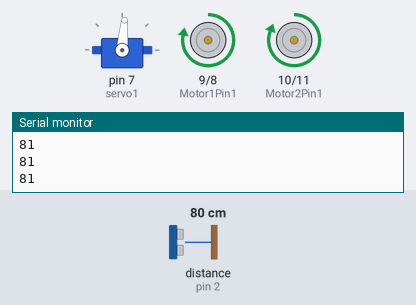
A sketch run on a simulated Arduino Uno, built with avr-gcc and run on an emulated ATmega328P. Parts: servo, motor-driver pin pairs drawn as motors (green arrow = first pin HIGH = forward, orange = second pin HIGH = backward, longer = more drive, scaled by the enable pin), the last lines printed to the serial monitor. The test bench sets the inputs (shaded band); at power-on: distance to the obstacle (sensor on pin 2) 80 cm. The echo pulse lasts 58.3 µs per cm.

Above: at 1.2 s.
1.3 s: distance to the obstacle (sensor on pin 2) set to 2 cm
At 1.52 s:
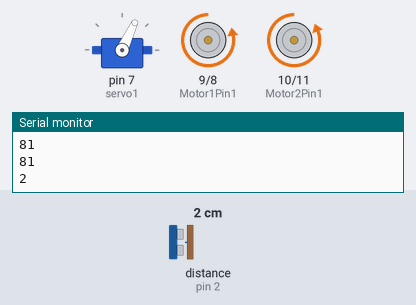
At 3.1 s:
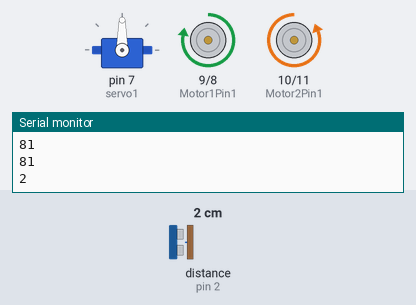
4.3 s: distance to the obstacle (sensor on pin 2) set to 18 cm
7.3 s: distance to the obstacle (sensor on pin 2) set to 21 cm
At 7.83 s:
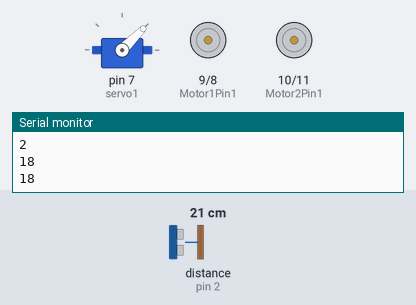
Timing chart, 0 to 16.3 s (numbered marks = the images above; inputs shaded):
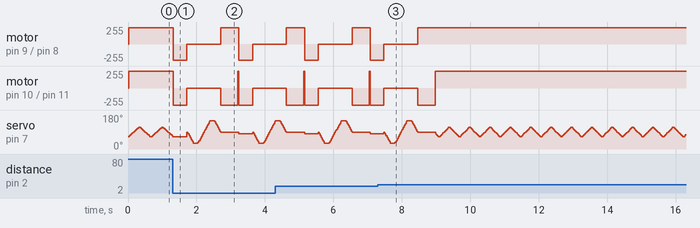

Measured:
- the behaviour switches between 19 and 20 cm on distance to the obstacle (sensor on pin 2) (found by bisection; images 2 and 3)
- after the input at 7.3 s, motor on pin 9 (Motor1Pin1) / pin 8 (Motor1Pin2): goes on until 8.5 s, then stays forward 245/255; motor on pin 10 (Motor2Pin1) / pin 11 (Motor2Pin2): goes on until 9.0 s, then stays forward 255/255

The sketch:

ultrasonikcoba.ino
```cpp
//for this code you need to install the NewPing libraries to your arduino software
#include <NewPing.h>
#include <Servo.h>

#define TRIGGER_PIN  3
#define ECHO_PIN 	2
#define MAX_DISTANCE 100

const int Motor1Pin1 = 9;
const int Motor1Pin2 = 8;
const int Motor2Pin1 = 10;
const int Motor2Pin2 = 11;
int pwm1 = 5;
int pwm2 = 6;
Servo servo1;

NewPing sonar(TRIGGER_PIN, ECHO_PIN, MAX_DISTANCE);

unsigned int time;
int distance;
int triggerDistance = 20;
int fDistance;
int lDistance;
int rDistance;
int pos = 90;


void setup()
{
  Serial.begin(9600);
  pinMode(Motor1Pin1, OUTPUT);
  pinMode(Motor1Pin2, OUTPUT);
  pinMode(Motor2Pin1, OUTPUT);
  pinMode(Motor2Pin2, OUTPUT);
  pinMode(pwm1, OUTPUT);
  pinMode(pwm2, OUTPUT);
  analogWrite(pwm1,245);
  analogWrite(pwm2,255);
  servo1.attach(7);
}

void loop()
{
      for(pos=65;pos<=115;pos+=5){
        servo1.write(pos);
        scan();
        if(distance < triggerDistance){
          moveBackward();
          delay(200);
          parkir();
        }
        else if(distance >= triggerDistance) {
          moveForward();
        }
        delay(15);
      }
      for(pos=115;pos>=65;pos-=5){
        servo1.write(pos);
        scan();
        Serial.println(distance);
        if(distance < triggerDistance){
          moveBackward();
          delay(200);
          parkir();
        }
        else if(distance >= triggerDistance) {
          moveForward();
        }
        delay(15);
      }

}

void scan(){
  time = sonar.ping();
  distance = time / US_ROUNDTRIP_CM;
  if(distance == 0){
	  distance = 100;
  }
  delay(10);
}

void parkir(){
  moveBackward();
  delay(200);
  moveStop();
  for(pos = 90; pos >= 30; pos -= 5){
    servo1.write(pos);
    delay(15);
  }
  scan();
  rDistance = distance;
  delay(100);
  for(pos = 30; pos <= 150; pos += 5){
    servo1.write(pos);
    delay(15);
  }
  scan();
  lDistance = distance;
  delay(100);
  for(pos = 150; pos >=90 ; pos -= 5){
    servo1.write(pos);
    delay(15);
  }
  if(lDistance < rDistance){
    moveRight();
    delay(500);
    moveForward();
  }
  else{
    moveLeft();
    delay(500);
    moveForward();
  }
}

void moveBackward(){
  digitalWrite(Motor1Pin1, LOW);
  digitalWrite(Motor1Pin2, HIGH);
  digitalWrite(Motor2Pin1, LOW);
  digitalWrite(Motor2Pin2, HIGH);
}

void moveForward(){
  digitalWrite(Motor1Pin1, 200);
  digitalWrite(Motor1Pin2, LOW);
  digitalWrite(Motor2Pin1, HIGH);
  digitalWrite(Motor2Pin2, LOW);
}

void moveRight(){
  digitalWrite(Motor1Pin1, LOW);
  digitalWrite(Motor1Pin2, HIGH);
  digitalWrite(Motor2Pin1, HIGH);
  digitalWrite(Motor2Pin2, LOW);
}

void moveLeft(){
  digitalWrite(Motor1Pin1, HIGH);
  digitalWrite(Motor1Pin2, LOW);
  digitalWrite(Motor2Pin1, LOW);
  digitalWrite(Motor2Pin2, HIGH);
}

void moveStop(){
  digitalWrite(Motor1Pin1, LOW);
  digitalWrite(Motor1Pin2, LOW);
  digitalWrite(Motor2Pin1, LOW);
  digitalWrite(Motor2Pin2, LOW);
}
```
